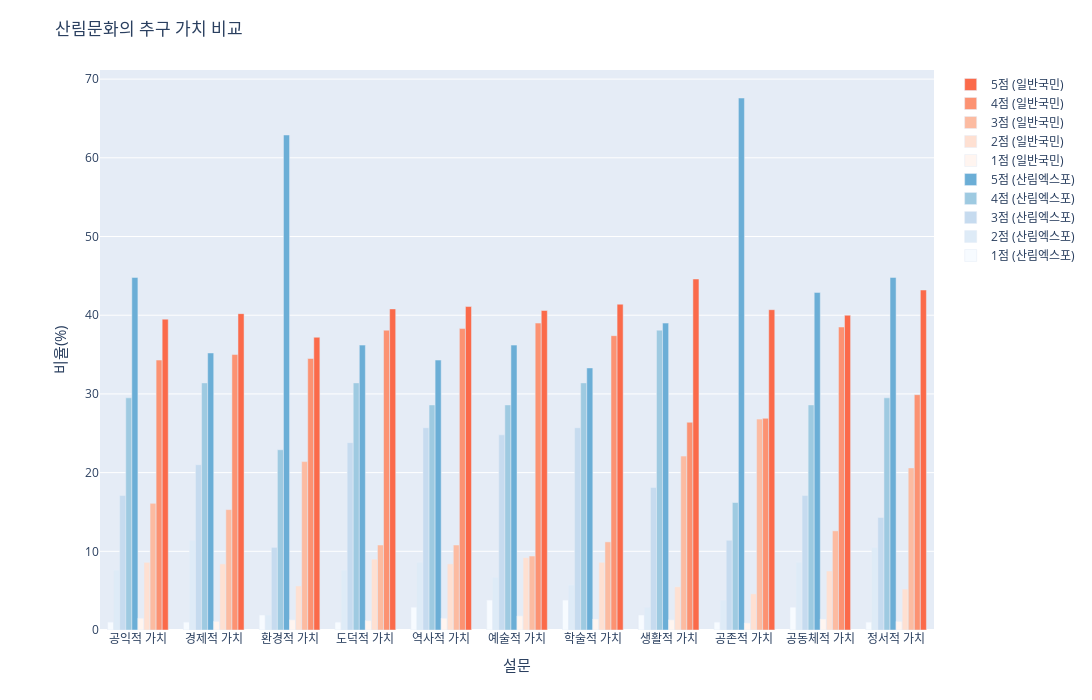

The notebook cell this image was saved under:
### Code cell
import plotly.colors as pc
expo_4_rate_df = expo_4_df[['설문','5_비율','4_비율', '3_비율', '2_비율', '1_비율']]
common_4_rate_df = common_4_df[['설문','5_비율','4_비율', '3_비율', '2_비율', '1_비율']]

# 컬러맵을 리스트로 불러오기
blues_color_map = pc.sequential.Blues
reds_color_map = pc.sequential.Reds

# 누적 막대그래프 시각화
fig = go.Figure()

# 막대 그래프 추가 (expo_4_rate_df 데이터 사용)
for i in range(1, 6):
    text_labels = [f'<span style="font-size: 15px !important;">{val:.1f}%</span>' for val in expo_4_rate_df[f'{i}_비율']]
    fig.add_trace(go.Bar(x=expo_4_rate_df['설문'], y=expo_4_rate_df[f'{i}_비율'], text=text_labels,
                         name=f'{i}점 (산림엑스포)', textposition='auto', marker=dict(color=blues_color_map[i-1])))

# 두 번째 막대 그래프 추가 (common_4_rate_df 데이터 사용) - 겹치게 표시
for i in range(1, 6):
    text_labels = [f'<span style="font-size: 15px">{val:.1f}%</span>' for val in common_4_rate_df[f'{i}_비율']]
    fig.add_trace(go.Bar(x=common_4_rate_df['설문'], y=common_4_rate_df[f'{i}_비율'], text=text_labels,
                         name=f'{i}점 (일반국민)', textposition='auto', marker=dict(color=reds_color_map[i-1])))

# 그래프 레이아웃 설정
fig.update_layout(title="산림문화의 추구 가치 비교", xaxis_title="<span style='font-size: 15px'>설문</span>", yaxis_title="<span style='font-size: 15px'>비율(%)</span>",
                  barmode='group', showlegend=True)

# 범례 텍스트 수정
fig.update_layout(legend=dict(traceorder="reversed"))

# 그래프 높이와 너비 조정
fig.update_layout(height=700, width=1400)

# 여백 (margin) 조정
fig.update_layout(margin=dict(l=100, r=100, b=70, t=70))

fig.show()

### Figure 1 — Plotly figure (JSON) as saved in the notebook; plotly's stock layout.template omitted (floating-point values rounded to 4 significant figures)
{"data": [{"marker": {"color": "rgb(247,251,255)"}, "name": "1점 (산림엑스포)", "text": ["<span style=\"font-size: 15px !important;\">1.0%</span>", "<span style=\"font-size: 15px !important;\">1.0%</span>", "<span style=\"font-size: 15px !important;\">1.9%</span>", "<span style=\"font-size: 15px !important;\">1.0%</span>", "<span style=\"font-size: 15px !important;\">2.9%</span>", "<span style=\"font-size: 15px !important;\">3.8%</span>", "<span style=\"font-size: 15px !important;\">3.8%</span>", "<span style=\"font-size: 15px !important;\">1.9%</span>", "<span style=\"font-size: 15px !important;\">1.0%</span>", "<span style=\"font-size: 15px !important;\">2.9%</span>", "<span style=\"font-size: 15px !important;\">1.0%</span>"], "textposition": "auto", "type": "bar", "x": ["공익적 가치", "경제적 가치", "환경적 가치", "도덕적 가치", "역사적 가치", "예술적 가치", "학술적 가치", "생활적 가치", "공존적 가치", "공동체적 가치", "정서적 가치"], "y": [1, 1, 1.9, 1, 2.9, 3.8, 3.8, 1.9, 1, 2.9, 1]}, {"marker": {"color": "rgb(222,235,247)"}, "name": "2점 (산림엑스포)", "text": ["<span style=\"font-size: 15px !important;\">7.6%</span>", "<span style=\"font-size: 15px !important;\">11.4%</span>", "<span style=\"font-size: 15px !important;\">1.9%</span>", "<span style=\"font-size: 15px !important;\">7.6%</span>", "<span style=\"font-size: 15px !important;\">8.6%</span>", "<span style=\"font-size: 15px !important;\">6.7%</span>", "<span style=\"font-size: 15px !important;\">5.7%</span>", "<span style=\"font-size: 15px !important;\">2.9%</span>", "<span style=\"font-size: 15px !important;\">3.8%</span>", "<span style=\"font-size: 15px !important;\">8.6%</span>", "<span style=\"font-size: 15px !important;\">10.5%</span>"], "textposition": "auto", "type": "bar", "x": ["공익적 가치", "경제적 가치", "환경적 가치", "도덕적 가치", "역사적 가치", "예술적 가치", "학술적 가치", "생활적 가치", "공존적 가치", "공동체적 가치", "정서적 가치"], "y": [7.6, 11.4, 1.9, 7.6, 8.6, 6.7, 5.7, 2.9, 3.8, 8.6, 10.5]}, {"marker": {"color": "rgb(198,219,239)"}, "name": "3점 (산림엑스포)", "text": ["<span style=\"font-size: 15px !important;\">17.1%</span>", "<span style=\"font-size: 15px !important;\">21.0%</span>", "<span style=\"font-size: 15px !important;\">10.5%</span>", "<span style=\"font-size: 15px !important;\">23.8%</span>", "<span style=\"font-size: 15px !important;\">25.7%</span>", "<span style=\"font-size: 15px !important;\">24.8%</span>", "<span style=\"font-size: 15px !important;\">25.7%</span>", "<span style=\"font-size: 15px !important;\">18.1%</span>", "<span style=\"font-size: 15px !important;\">11.4%</span>", "<span style=\"font-size: 15px !important;\">17.1%</span>", "<span style=\"font-size: 15px !important;\">14.3%</span>"], "textposition": "auto", "type": "bar", "x": ["공익적 가치", "경제적 가치", "환경적 가치", "도덕적 가치", "역사적 가치", "예술적 가치", "학술적 가치", "생활적 가치", "공존적 가치", "공동체적 가치", "정서적 가치"], "y": [17.1, 21, 10.5, 23.8, 25.7, 24.8, 25.7, 18.1, 11.4, 17.1, 14.3]}, {"marker": {"color": "rgb(158,202,225)"}, "name": "4점 (산림엑스포)", "text": ["<span style=\"font-size: 15px !important;\">29.5%</span>", "<span style=\"font-size: 15px !important;\">31.4%</span>", "<span style=\"font-size: 15px !important;\">22.9%</span>", "<span style=\"font-size: 15px !important;\">31.4%</span>", "<span style=\"font-size: 15px !important;\">28.6%</span>", "<span style=\"font-size: 15px !important;\">28.6%</span>", "<span style=\"font-size: 15px !important;\">31.4%</span>", "<span style=\"font-size: 15px !important;\">38.1%</span>", "<span style=\"font-size: 15px !important;\">16.2%</span>", "<span style=\"font-size: 15px !important;\">28.6%</span>", "<span style=\"font-size: 15px !important;\">29.5%</span>"], "textposition": "auto", "type": "bar", "x": ["공익적 가치", "경제적 가치", "환경적 가치", "도덕적 가치", "역사적 가치", "예술적 가치", "학술적 가치", "생활적 가치", "공존적 가치", "공동체적 가치", "정서적 가치"], "y": [29.5, 31.4, 22.9, 31.4, 28.6, 28.6, 31.4, 38.1, 16.2, 28.6, 29.5]}, {"marker": {"color": "rgb(107,174,214)"}, "name": "5점 (산림엑스포)", "text": ["<span style=\"font-size: 15px !important;\">44.8%</span>", "<span style=\"font-size: 15px !important;\">35.2%</span>", "<span style=\"font-size: 15px !important;\">62.9%</span>", "<span style=\"font-size: 15px !important;\">36.2%</span>", "<span style=\"font-size: 15px !important;\">34.3%</span>", "<span style=\"font-size: 15px !important;\">36.2%</span>", "<span style=\"font-size: 15px !important;\">33.3%</span>", "<span style=\"font-size: 15px !important;\">39.0%</span>", "<span style=\"font-size: 15px !important;\">67.6%</span>", "<span style=\"font-size: 15px !important;\">42.9%</span>", "<span style=\"font-size: 15px !important;\">44.8%</span>"], "textposition": "auto", "type": "bar", "x": ["공익적 가치", "경제적 가치", "환경적 가치", "도덕적 가치", "역사적 가치", "예술적 가치", "학술적 가치", "생활적 가치", "공존적 가치", "공동체적 가치", "정서적 가치"], "y": [44.8, 35.2, 62.9, 36.2, 34.3, 36.2, 33.3, 39, 67.6, 42.9, 44.8]}, {"marker": {"color": "rgb(255,245,240)"}, "name": "1점 (일반국민)", "text": ["<span style=\"font-size: 15px\">1.5%</span>", "<span style=\"font-size: 15px\">1.1%</span>", "<span style=\"font-size: 15px\">1.3%</span>", "<span style=\"font-size: 15px\">1.2%</span>", "<span style=\"font-size: 15px\">1.5%</span>", "<span style=\"font-size: 15px\">1.8%</span>", "<span style=\"font-size: 15px\">1.4%</span>", "<span style=\"font-size: 15px\">1.3%</span>", "<span style=\"font-size: 15px\">0.9%</span>", "<span style=\"font-size: 15px\">1.4%</span>", "<span style=\"font-size: 15px\">1.1%</span>"], "textposition": "auto", "type": "bar", "x": ["공익적 가치", "경제적 가치", "환경적 가치", "도덕적 가치", "역사적 가치", "예술적 가치", "학술적 가치", "생활적 가치", "공존적 가치", "공동체적 가치", "정서적 가치"], "y": [1.5, 1.1, 1.3, 1.2, 1.5, 1.8, 1.4, 1.3, 0.9, 1.4, 1.1]}, {"marker": {"color": "rgb(254,224,210)"}, "name": "2점 (일반국민)", "text": ["<span style=\"font-size: 15px\">8.6%</span>", "<span style=\"font-size: 15px\">8.4%</span>", "<span style=\"font-size: 15px\">5.6%</span>", "<span style=\"font-size: 15px\">9.0%</span>", "<span style=\"font-size: 15px\">8.4%</span>", "<span style=\"font-size: 15px\">9.2%</span>", "<span style=\"font-size: 15px\">8.6%</span>", "<span style=\"font-size: 15px\">5.5%</span>", "<span style=\"font-size: 15px\">4.6%</span>", "<span style=\"font-size: 15px\">7.5%</span>", "<span style=\"font-size: 15px\">5.2%</span>"], "textposition": "auto", "type": "bar", "x": ["공익적 가치", "경제적 가치", "환경적 가치", "도덕적 가치", "역사적 가치", "예술적 가치", "학술적 가치", "생활적 가치", "공존적 가치", "공동체적 가치", "정서적 가치"], "y": [8.6, 8.4, 5.6, 9, 8.4, 9.2, 8.6, 5.5, 4.6, 7.5, 5.2]}, {"marker": {"color": "rgb(252,187,161)"}, "name": "3점 (일반국민)", "text": ["<span style=\"font-size: 15px\">16.1%</span>", "<span style=\"font-size: 15px\">15.3%</span>", "<span style=\"font-size: 15px\">21.4%</span>", "<span style=\"font-size: 15px\">10.8%</span>", "<span style=\"font-size: 15px\">10.8%</span>", "<span style=\"font-size: 15px\">9.4%</span>", "<span style=\"font-size: 15px\">11.2%</span>", "<span style=\"font-size: 15px\">22.1%</span>", "<span style=\"font-size: 15px\">26.8%</span>", "<span style=\"font-size: 15px\">12.6%</span>", "<span style=\"font-size: 15px\">20.6%</span>"], "textposition": "auto", "type": "bar", "x": ["공익적 가치", "경제적 가치", "환경적 가치", "도덕적 가치", "역사적 가치", "예술적 가치", "학술적 가치", "생활적 가치", "공존적 가치", "공동체적 가치", "정서적 가치"], "y": [16.1, 15.3, 21.4, 10.8, 10.8, 9.4, 11.2, 22.1, 26.8, 12.6, 20.6]}, {"marker": {"color": "rgb(252,146,114)"}, "name": "4점 (일반국민)", "text": ["<span style=\"font-size: 15px\">34.3%</span>", "<span style=\"font-size: 15px\">35.0%</span>", "<span style=\"font-size: 15px\">34.5%</span>", "<span style=\"font-size: 15px\">38.1%</span>", "<span style=\"font-size: 15px\">38.3%</span>", "<span style=\"font-size: 15px\">39.0%</span>", "<span style=\"font-size: 15px\">37.4%</span>", "<span style=\"font-size: 15px\">26.4%</span>", "<span style=\"font-size: 15px\">26.9%</span>", "<span style=\"font-size: 15px\">38.5%</span>", "<span style=\"font-size: 15px\">29.9%</span>"], "textposition": "auto", "type": "bar", "x": ["공익적 가치", "경제적 가치", "환경적 가치", "도덕적 가치", "역사적 가치", "예술적 가치", "학술적 가치", "생활적 가치", "공존적 가치", "공동체적 가치", "정서적 가치"], "y": [34.3, 35, 34.5, 38.1, 38.3, 39, 37.4, 26.4, 26.9, 38.5, 29.9]}, {"marker": {"color": "rgb(251,106,74)"}, "name": "5점 (일반국민)", "text": ["<span style=\"font-size: 15px\">39.5%</span>", "<span style=\"font-size: 15px\">40.2%</span>", "<span style=\"font-size: 15px\">37.2%</span>", "<span style=\"font-size: 15px\">40.8%</span>", "<span style=\"font-size: 15px\">41.1%</span>", "<span style=\"font-size: 15px\">40.6%</span>", "<span style=\"font-size: 15px\">41.4%</span>", "<span style=\"font-size: 15px\">44.6%</span>", "<span style=\"font-size: 15px\">40.7%</span>", "<span style=\"font-size: 15px\">40.0%</span>", "<span style=\"font-size: 15px\">43.2%</span>"], "textposition": "auto", "type": "bar", "x": ["공익적 가치", "경제적 가치", "환경적 가치", "도덕적 가치", "역사적 가치", "예술적 가치", "학술적 가치", "생활적 가치", "공존적 가치", "공동체적 가치", "정서적 가치"], "y": [39.5, 40.2, 37.2, 40.8, 41.1, 40.6, 41.4, 44.6, 40.7, 40, 43.2]}], "layout": {"barmode": "group", "height": 700, "legend": {"traceorder": "reversed"}, "margin": {"b": 70, "l": 100, "r": 100, "t": 70}, "showlegend": true, "title": {"text": "산림문화의 추구 가치 비교"}, "width": 1400, "xaxis": {"title": {"text": "<span style='font-size: 15px'>설문</span>"}}, "yaxis": {"title": {"text": "<span style='font-size: 15px'>비율(%)</span>"}}}}
